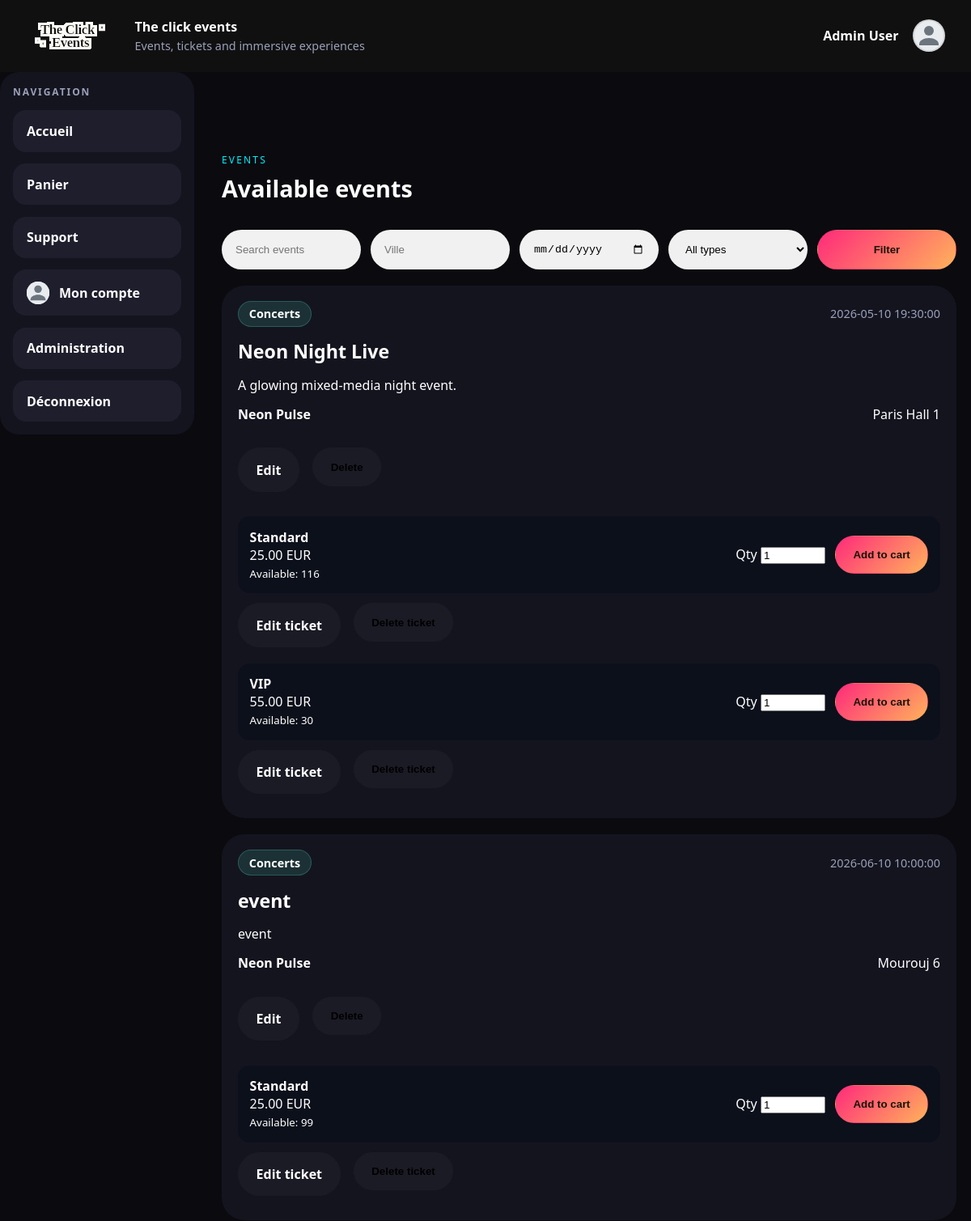
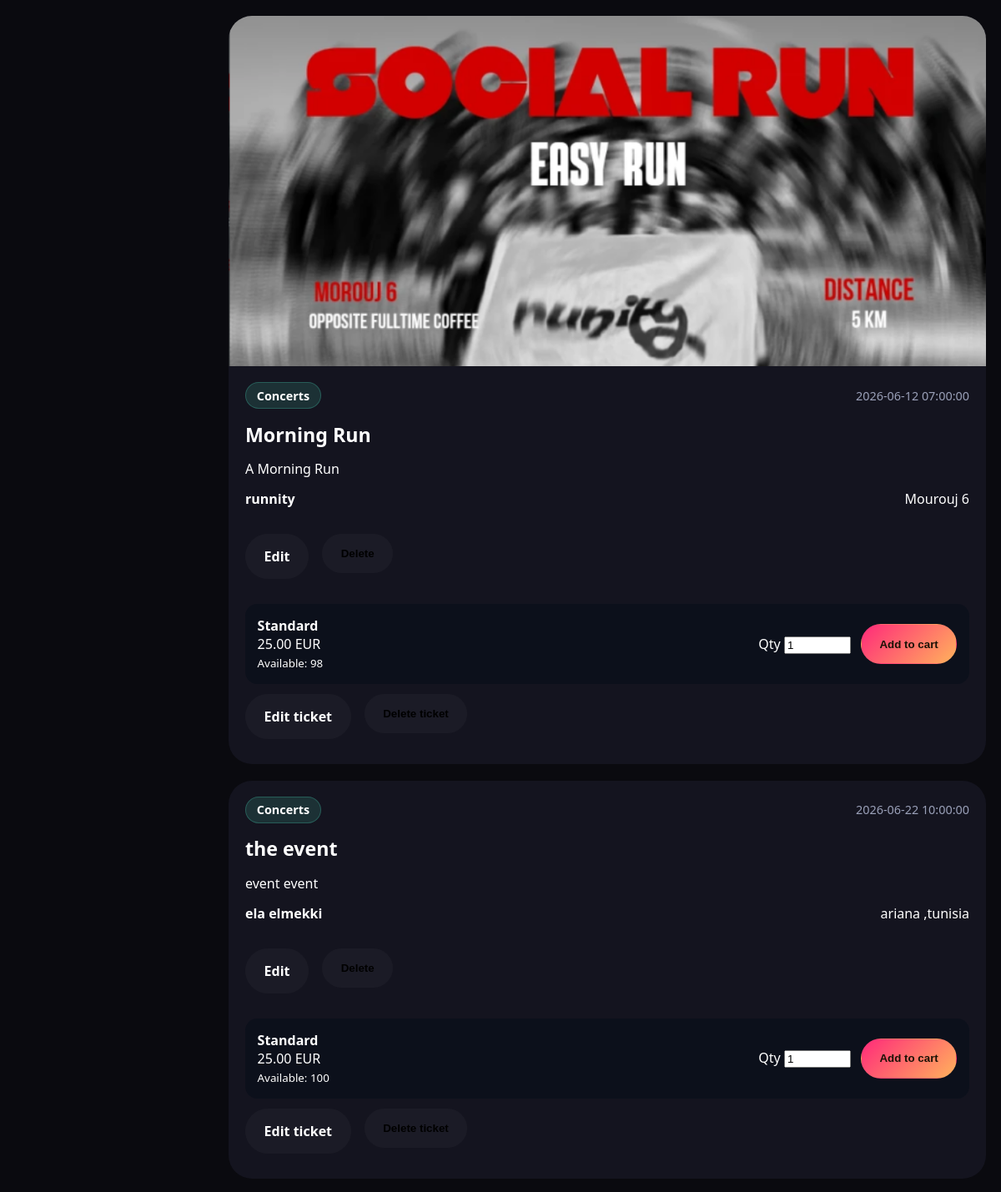
The page /events (signed in) on the database its author committed (2 pictures, top to bottom).
### tables this page shows
CREATE TABLE events (
    id INTEGER PRIMARY KEY AUTOINCREMENT,
    artist_id INTEGER DEFAULT NULL,
    user_artist_id INTEGER DEFAULT NULL,
    title TEXT NOT NULL,
    slug TEXT NOT NULL UNIQUE,
    description TEXT NOT NULL,
    event_date TEXT NOT NULL,
    location TEXT NOT NULL,
    image_path TEXT DEFAULT NULL,
    status TEXT NOT NULL DEFAULT 'draft',
    approval_status TEXT NOT NULL DEFAULT 'pending',
    created_at TEXT DEFAULT CURRENT_TIMESTAMP, category TEXT NOT NULL DEFAULT 'concert',
    FOREIGN KEY (artist_id) REFERENCES artists(id) ON DELETE CASCADE,
    FOREIGN KEY (user_artist_id) REFERENCES users(id) ON DELETE CASCADE
);

CREATE TABLE tickets (
    id INTEGER PRIMARY KEY AUTOINCREMENT,
    event_id INTEGER NOT NULL,
    name TEXT NOT NULL,
    price REAL NOT NULL,
    quantity_total INTEGER NOT NULL,
    quantity_sold INTEGER NOT NULL DEFAULT 0,
    created_at TEXT DEFAULT CURRENT_TIMESTAMP,
    FOREIGN KEY (event_id) REFERENCES events(id) ON DELETE CASCADE
);

### config/bootstrap.php (called while the page is built, shortened)
<?php
spl_autoload_register(static function (string $class): void {
    $prefix = 'App\\';
    $relativeClass = substr($class, strlen($prefix));
    $candidates = [
        APP_PATH . '/' . str_replace('\\', '/', $relativeClass) . '.php',
        CONFIG_PATH . '/' . str_replace('Config\\', '', $relativeClass) . '.php',
    ];
    foreach ($candidates as $file) {
        if (is_file($file)) {
            return;
        }
    }
});
function view(string $template, array $data = []): void
{
    require VIEW_PATH . '/layouts/main.php';
}
function current_user(): ?array
{
    return $_SESSION['user'] ?? null;
}
function is_admin(): bool
{
    $user = current_user();
    return ($user['role'] ?? 'user') === 'admin';
}
function e(?string $value): string
{
    return htmlspecialchars($value ?? '', ENT_QUOTES, 'UTF-8');
}

### app/core/Controller.php (called while the page is built, shortened)
<?php
abstract class Controller
{
    protected function render(string $template, array $data = []): void
    {
        view($template, $data);
    }
}

### app/controllers/EventController.php (called while the page is built, shortened)
<?php
final class EventController extends Controller
{
    public function index(): void
    {
        $filters = [
            'query' => trim((string) ($_GET['q'] ?? '')),
            'city' => trim((string) ($_GET['city'] ?? '')),
            'date' => trim((string) ($_GET['date'] ?? '')),
            'category' => trim((string) ($_GET['category'] ?? '')),
        ];
        $events = (new Event())->searchPublished($filters);
        foreach ($events as &$event) {
            $event['tickets'] = (new Ticket())->forEvent((int) $event['id']);
        }
        $this->render('event/index', [
            'events' => $events,
            'filters' => $filters,
            'categories' => Event::CATEGORIES,
        ]);
    }
}

### config/Database.php (called while the page is built, shortened)
<?php
final class Database
{
    private static ?PDO $instance = null;
    public static function connection(): PDO
    {
        if (self::$instance instanceof PDO) {
            return self::$instance;
        }
        $driver = strtolower((string) ($_ENV['DB_DRIVER'] ?? 'sqlite'));
        $sqliteFile = dirname(__DIR__) . '/data/phpjs.sqlite';
        $sqliteDir = dirname($sqliteFile);
        $dsn = 'sqlite:' . $sqliteFile;
        try {
            self::$instance = new PDO($dsn, null, null, [
                PDO::ATTR_ERRMODE => PDO::ERRMODE_EXCEPTION,
                PDO::ATTR_DEFAULT_FETCH_MODE => PDO::FETCH_ASSOC,
            ]);
            self::$instance->exec('PRAGMA foreign_keys = ON');
            self::migrateSqlite(self::$instance);
            $row = self::$instance->query('SELECT COUNT(*) AS count FROM users')->fetch();
        } catch (PDOException $exception) {
            throw new RuntimeException('SQLite connection failed: ' . $exception->getMessage(), 0, $exception);
        }
        return self::$instance;
    }
    private static function migrateSqlite(PDO $pdo): void
    {
        self::ensureColumn($pdo, 'artists', 'user_id', 'INTEGER DEFAULT NULL');
        self::ensureColumn($pdo, 'events', 'category', "TEXT NOT NULL DEFAULT 'concert'");
        self::ensureUniqueIndex($pdo, 'artists', 'user_id');
        self::ensureCartItemsTable($pdo);
    }
    private static function ensureCartItemsTable(PDO $pdo): void
    {
        $columns = $pdo->query('PRAGMA table_info(cart_items)')->fetchAll();
        if ($columns !== false && count($columns) > 0) {
            return;
        }
    }
    private static function ensureColumn(PDO $pdo, string $table, string $column, string $definition): void
    {
        $columns = $pdo->query('PRAGMA table_info(' . $table . ')')->fetchAll();
        foreach ($columns as $existingColumn) {
            if (($existingColumn['name'] ?? null) === $column) {
                return;
            }
        }
    }
    private static function ensureUniqueIndex(PDO $pdo, string $table, string $column): void
    {
        $indexName = $table . '_' . $column . '_unique_idx';
        $indexes = $pdo->query('PRAGMA index_list(' . $table . ')')->fetchAll();
        foreach ($indexes as $index) {
            if (($index['name'] ?? null) === $indexName) {
                return;
            }
        }
    }
}

### app/models/BaseModel.php (called while the page is built, shortened)
<?php
abstract class BaseModel
{
    protected PDO $db;
    public function __construct()
    {
        $this->db = Database::connection();
    }
    protected function fetchAll(string $sql, array $params = []): array
    {
        $statement = $this->db->prepare($sql);
        $statement->execute($params);
        return $statement->fetchAll();
    }
}

### app/models/Event.php (called while the page is built, shortened)
<?php
final class Event extends BaseModel
{
    public function searchPublished(array $filters = []): array
    {
        $sql = 'SELECT events.*, COALESCE(artists.name, users.full_name, "Artist") AS artist_name
                FROM events
                LEFT JOIN artists ON artists.id = events.artist_id
                LEFT JOIN users ON users.id = events.user_artist_id
                WHERE events.status = :status AND events.approval_status = :approval';
        $params = [
            ':status' => 'published',
            ':approval' => 'approved',
        ];
        $query = trim((string) ($filters['query'] ?? ''));
        $city = trim((string) ($filters['city'] ?? ''));
        $date = trim((string) ($filters['date'] ?? ''));
        $category = trim((string) ($filters['category'] ?? ''));
        $sql .= ' ORDER BY events.event_date ASC';
        return $this->fetchAll($sql, $params);
    }
}

### app/models/Ticket.php (called while the page is built, shortened)
<?php
final class Ticket extends BaseModel
{
    public function forEvent(int $eventId): array
    {
        return $this->fetchAll(
            'SELECT * FROM tickets WHERE event_id = :event_id ORDER BY price ASC',
            [':event_id' => $eventId]
        );
    }
}

### app/views/event/index.php (the view, shortened to what this page needs)
<section class="feed-section">
    <div class="feed-toolbar">
        <div class="section-heading">
            <span>Events</span>
            <h2>Available events</h2>
        </div>
        <form method="get" action="/events" class="feed-filters">
            <input type="search" name="q" placeholder="Search events" value="<?= e($filters['query'] ?? '') ?>">
            <input type="text" name="city" placeholder="Ville" value="<?= e($filters['city'] ?? '') ?>">
            <input type="date" name="date" value="<?= e($filters['date'] ?? '') ?>">
            <select name="category">
                <option value="">All types</option>
            </select>
            <button type="submit" class="button button-primary">Filter</button>
        </form>
    </div>
    <?php if (empty($events)): ?>
        <div class="auth-card">
            <p>No published events yet. Create sample events in the admin area to test the cart flow.</p>
        </div>
    <?php else: ?>
        <div class="feed-list feed-list-wide">
            <?php foreach ($events as $event): ?>
                <article class="feed-card feed-card-wide">
                    <div class="feed-card-media">
                        <?php if (!empty($event['image_path'])): ?>
                            <img src="<?= e($event['image_path']) ?>" alt="<?= e($event['title']) ?>">
                        <?php endif; ?>
                    </div>
                    <div class="feed-card-body">
                        <div class="feed-card-meta">
                            <span class="feed-pill"><?= e($categories[$event['category'] ?? 'concert'] ?? 'Event') ?></span>
                            <span><?= e($event['event_date']) ?></span>
                        </div>
                        <h3><a href="/events/<?= (int) $event['id'] ?>"><?= e($event['title']) ?></a></h3>
                        <p><?= e($event['description']) ?></p>
                        <div class="feed-card-footer">
                            <strong><?= e($event['artist_name']) ?></strong>
                            <span><?= e($event['location']) ?></span>
                        </div>
                        <?php if (is_admin()): ?>
                            <div class="hero-actions" style="margin-top:1rem;">
                                <a class="button button-secondary" href="/events/edit?id=<?= e((string) $event['id']) ?>">Edit</a>
                                <form method="post" action="/events/delete">
                                    <button class="button button-secondary" type="submit">Delete</button>
                                </form>
                            </div>
                        <?php endif; ?>
                        <div class="ticket-list">
                            <?php foreach ($event['tickets'] as $ticket): ?>
                                <form method="post" action="/cart/add" class="ticket-form">
                                    <div>
                                        <strong><?= e($ticket['name']) ?></strong>
                                        <div><?= e(number_format((float) $ticket['price'], 2)) ?> EUR</div>
                                        <small>Available: <?= e((string) ((int) $ticket['quantity_total'] - (int) $ticket['quantity_sold'])) ?></small>
                                    </div>
                                    <label>
                                        Qty
                                        <input type="number" name="quantity" min="1" value="1" max="<?= e((string) ((int) $ticket['quantity_total'] - (int) $ticket['quantity_sold'])) ?>">
                                    </label>
                                    <button type="submit" class="button button-primary">Add to cart</button>
                                </form>
                                <?php if (is_admin()): ?>
                                    <div class="hero-actions" style="margin:0 0 0.5rem 0;">
                                        <a class="button button-secondary" href="/tickets/edit?id=<?= e((string) $ticket['id']) ?>">Edit ticket</a>
                                        <form method="post" action="/tickets/delete">
                                            <button class="button button-secondary" type="submit">Delete ticket</button>
                                        </form>
                                    </div>
                                <?php endif; ?>
                            <?php endforeach; ?>
                        </div>
                    </div>
                </article>
            <?php endforeach; ?>
        </div>
    <?php endif; ?>
</section>

### public/css/style.css (style rules this page uses)
:root { --bg: #0a0a0f; --panel: #14141f; --panel-2: #1e1e2d; --text: #ffffff; --muted: #9aa0b8; --accent: #ff2a7a; --accent-2: #00f0ff; --border: transparent; }
* { box-sizing: border-box; }
body { margin: 0; font-family: "Segoe UI", "Helvetica Neue", Arial, sans-serif; background: var(--bg); color: var(--text); }
a { color: inherit; text-decoration: none; }
.eyebrow, .section-heading span, .stats-card span { text-transform: uppercase; letter-spacing: 0.18em; color: var(--accent-2); font-size: 0.75rem; }
.hero-actions { display: flex; gap: 1rem; margin-top: 1.8rem; flex-wrap: wrap; }
.button { display: inline-flex; align-items: center; justify-content: center; padding: 0.95rem 1.35rem; border-radius: 999px; border: 1px solid transparent; font-weight: 700; }
.button-primary { background: linear-gradient(135deg, var(--accent), #ffb25c); color: #1a1206; }
.button-secondary { border-color: var(--border); background: rgba(255, 255, 255, 0.03); }
.section-heading { margin: 3rem 0 1rem; }
.section-heading h2 { margin: 0.4rem 0 0; font-size: 1.8rem; }
.feed-section { margin-top: 2rem; }
.feed-toolbar { display: grid; gap: 1rem; margin-bottom: 1.25rem; }
.feed-filters { display: grid; grid-template-columns: repeat(5, minmax(0, 1fr)); gap: 0.75rem; }
.feed-filters input, .feed-filters select { width: 100%; min-height: 48px; padding: 0.9rem 1rem; border-radius: 999px; border: 1px solid var(--border); background: rgba(255, 255, 255, 0.94); color: #000; }
.feed-chip, .feed-pill { display: inline-flex; align-items: center; justify-content: center; min-height: 2rem; padding: 0.35rem 0.8rem; border-radius: 999px; background: rgba(77, 225, 193, 0.14); border: 1px solid rgba(77, 225, 193, 0.25); color: var(--text); font-weight: 700; }
.feed-list { display: grid; gap: 1.25rem; max-width: 780px; margin: 0 auto; }
.feed-list-wide { max-width: 1080px; }
.feed-card { display: grid; overflow: hidden; border-radius: 1.75rem; background: var(--panel); border: none; box-shadow: none; }
.feed-card-media img { display: block; width: 100%; height: 340px; object-fit: cover; }
.feed-card-body { display: grid; gap: 0.9rem; padding: 1.2rem 1.25rem 1.35rem; }
.feed-card-meta, .feed-card-footer { display: flex; justify-content: space-between; gap: 1rem; align-items: center; flex-wrap: wrap; }
.feed-card-meta { color: var(--muted); font-size: 0.9rem; }
.feed-card h3 { margin: 0; font-size: 1.45rem; }
.feed-card p { margin: 0; }
.feed-card-footer strong { color: var(--text); }
.feed-card-wide .feed-card-media img { height: 420px; }
.ticket-list { display: grid; gap: 0.75rem; margin-top: 1rem; }
.ticket-form { display: grid; gap: 0.75rem; grid-template-columns: 1fr auto auto; align-items: center; padding: 0.85rem; border-radius: 0.9rem; background: rgba(8, 14, 26, 0.6); border: 1px solid var(--border); }
.ticket-form input[type="number"] { width: 5rem; }
.hero-actions form { margin: 0; }
.feed-card a, .feed-card h3 a { color: inherit; }

### rows shown on the page
events: category "Concerts", event_date "2026-05-10 19:30:00", title "Neon Night Live", description "A glowing mixed-media night event.", artist_name "Neon Pulse", location "Paris Hall 1"
tickets: name "Standard", price "25.00", (int) $ticket['quantity_total'] - (int) $ticket['quantity_sold'] "116"
tickets: name "VIP", price "55.00", quantity_total "30"
events: category "Concerts", event_date "2026-06-10 10:00:00", title "event", description "event", artist_name "Neon Pulse", location "Mourouj 6"
tickets: name "Standard", price "25.00", (int) $ticket['quantity_total'] - (int) $ticket['quantity_sold'] "99"
events: image_path (picture), category "Concerts", event_date "2026-06-12 07:00:00", title "Morning Run", description "A Morning Run", artist_name "runnity", location "Mourouj 6"
tickets: name "Standard", price "25.00", (int) $ticket['quantity_total'] - (int) $ticket['quantity_sold'] "98"
events: category "Concerts", event_date "2026-06-22 10:00:00", title "the event", description "event event", artist_name "ela elmekki", location "ariana ,tunisia"
tickets: name "Standard", price "25.00", quantity_total "100"

### other values the page prints
$_SESSION['user']['full_name'] "Admin User"
